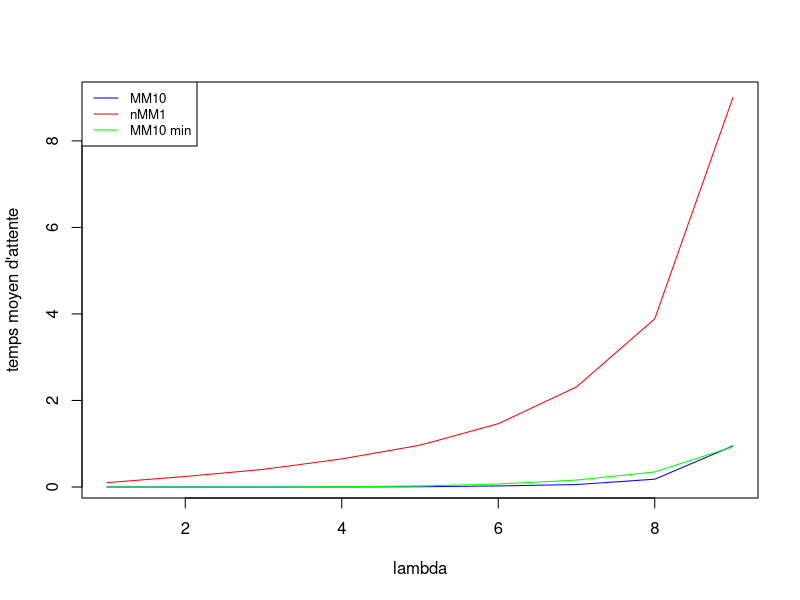

This chart was generated by the following R code:
g = read.table("Temps1.txt")
jpeg("tempsMoy.jpg")
lambda=g$V1
moy1=g$V2

h=read.table("Temps2.txt")
moy2=h$V2

f = read.table("Temps3.txt")
moy3=f$V2

plot(lambda,moy2,type="l",,xlab="lambda",ylab="temps moyen d'attente",col="red")
lines(lambda,moy1,type="l",col="blue")
lines(lambda,moy3,type="l",col="green")
legend("topleft",legend=c("MM10","nMM1","MM10 min"),col=c("blue","red","green"),lty=1:1,cex=0.8)

dev.off()
